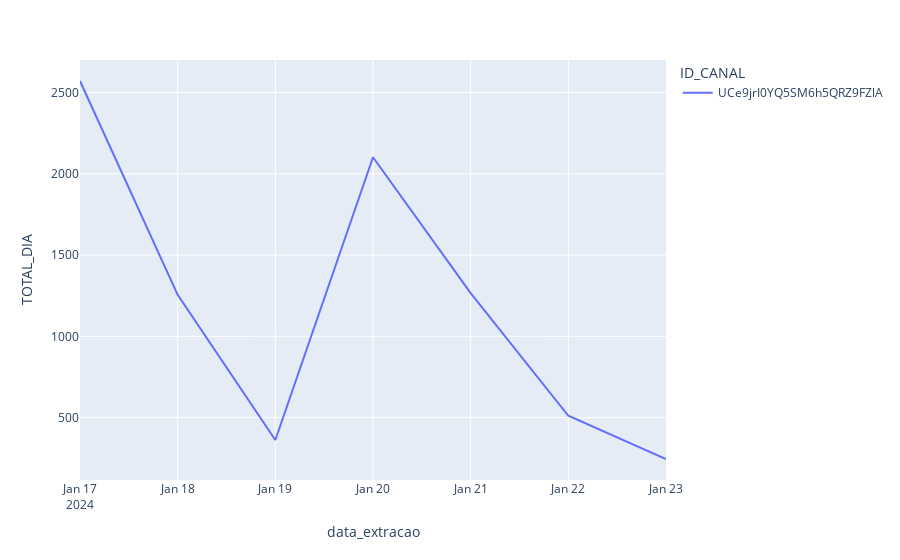

The notebook cell saved with this chart:
### Code cell
fig = px.line(base_canal, x='data_extracao', y='TOTAL_DIA', color='ID_CANAL')
fig.show()

### Figure 1 — Plotly figure (JSON) as saved in the notebook; plotly's stock layout.template omitted (floating-point values rounded to 4 significant figures)
{"data": [{"hovertemplate": "ID_CANAL=UCe9jrI0YQ5SM6h5QRZ9FZlA<br>data_extracao=%{x}<br>TOTAL_DIA=%{y}<extra></extra>", "legendgroup": "UCe9jrI0YQ5SM6h5QRZ9FZlA", "line": {"color": "#636efa", "dash": "solid"}, "marker": {"symbol": "circle"}, "mode": "lines", "name": "UCe9jrI0YQ5SM6h5QRZ9FZlA", "orientation": "v", "showlegend": true, "type": "scatter", "x": ["2024-01-17", "2024-01-18", "2024-01-19", "2024-01-20", "2024-01-21", "2024-01-22", "2024-01-23"], "xaxis": "x", "y": [2571, 1255, 362, 2102, 1266, 511, 245], "yaxis": "y"}], "layout": {"legend": {"title": {"text": "ID_CANAL"}, "tracegroupgap": 0}, "margin": {"t": 60}, "xaxis": {"anchor": "y", "domain": [0, 1], "title": {"text": "data_extracao"}}, "yaxis": {"anchor": "x", "domain": [0, 1], "title": {"text": "TOTAL_DIA"}}}}
